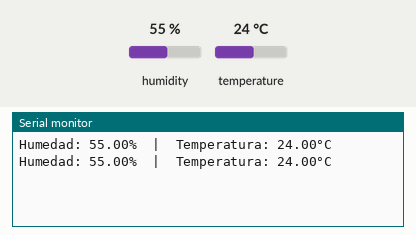
Recording of a sketch running on a simulated Arduino Uno, built with avr-gcc and run on an emulated ATmega328P. Parts: the last lines printed to the serial monitor. The inputs (shaded band) are chosen by the test bench; at power-on: humidity 55 %, temperature 24 °C.

Above: at 4.8 s.
4.9 s: humidity set to 22 %
At 6.8 s:
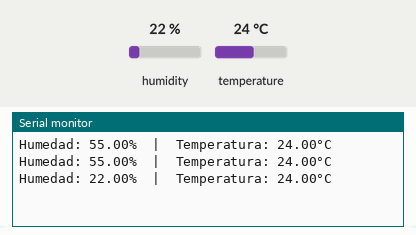
7.9 s: temperature set to 12 °C
At 9.2 s:
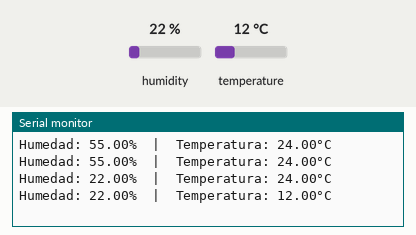
10.9 s: humidity set to 40 %
At 12.8 s:
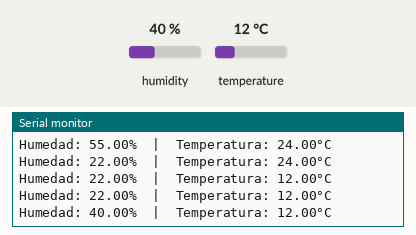
Timing chart, 0 to 14.3 s (numbered marks = the images above; inputs shaded):
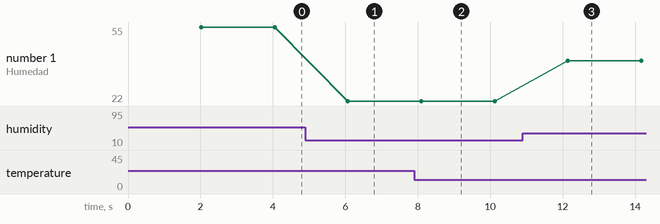

The sketch:

Temp_DHT11.ino
```cpp
#include <Adafruit_Sensor.h>         // Librería para sensores Adafruit
#include <DHT.h>                     // Librería específica DHT11

#define DHTPIN 4                     // GPIO4 Pin digital del DHT11
#define DHTTYPE DHT11                // Modelo del Sensor

DHT dht(DHTPIN, DHTTYPE);            // Objeto `dht` con pin y tipo

void setup() {
    Serial.begin(115200);           // Inicia la comunicación serial a 115200 baudios
    dht.begin();                    // Innicia el sensor DHT
}

void loop() {
    delay(2000);

    float humedad = dht.readHumidity();           // Lectura de humedad relativa en %
    float temperatura = dht.readTemperature();    // Lectura de temperatura en grados Celsius

    if (isnan(humedad) || isnan(temperatura)) {   // Verifica si la lectura falló
        Serial.println("Error al leer el sensor DHT11!");
        return;                                   // Sale del loop() si hubo error
    }

    Serial.print("Humedad: ");                    // Printa Texto
    Serial.print(humedad);                        // Printa humedad
    Serial.print("%  |  Temperatura: ");          // Printa texto
    Serial.print(temperatura);                    // Printa temperatura
    Serial.println("°C");                         // Printa Texto
}
```

Measured:
- after the input at 4.9 s, the serial monitor: prints a new line after 1.2 s (image 1)
- after the input at 7.9 s, the serial monitor: prints a new line after 0.20 s (image 2)
- after the input at 10.9 s, the serial monitor: prints a new line after 1.2 s (image 3)
- plotted number 1: 55 → 22 after the input at 4.9 s, 22 → 40 after the input at 10.9 s
